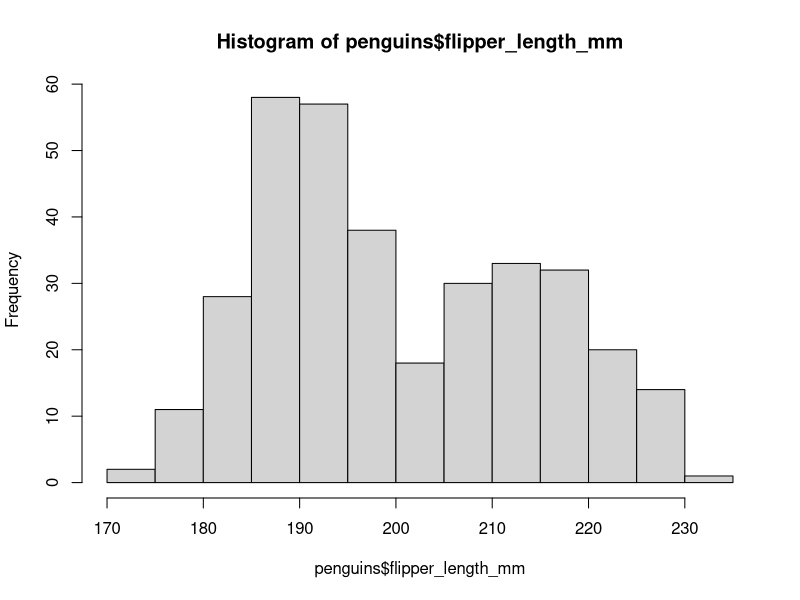
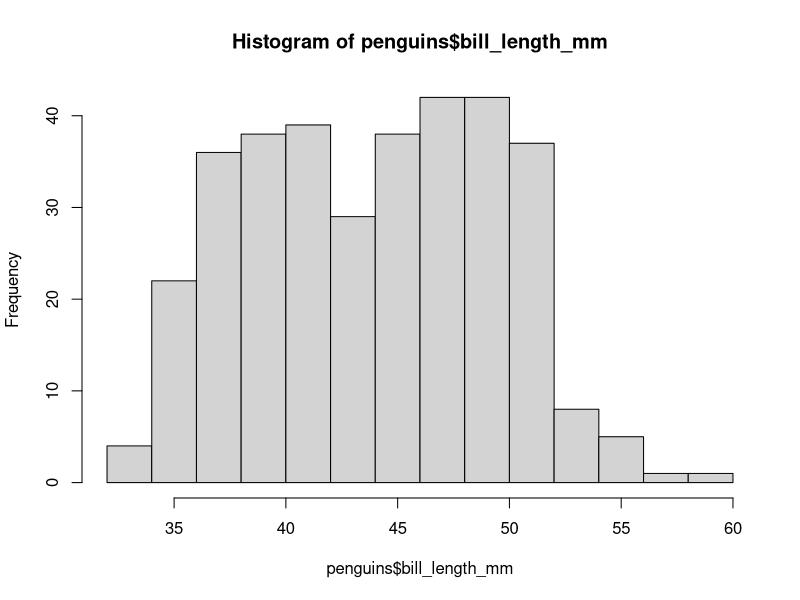

These charts were generated, in order, by the following R code:
## ---- chunk 1
knitr::opts_chunk$set(echo = TRUE)
## ---- chunk 2
require(palmerpenguins)
## ---- chunk 3
hist(penguins$flipper_length_mm)
#LOOK AT THIS [GRAPH]
## ---- chunk 4
hist(penguins$bill_length_mm)
